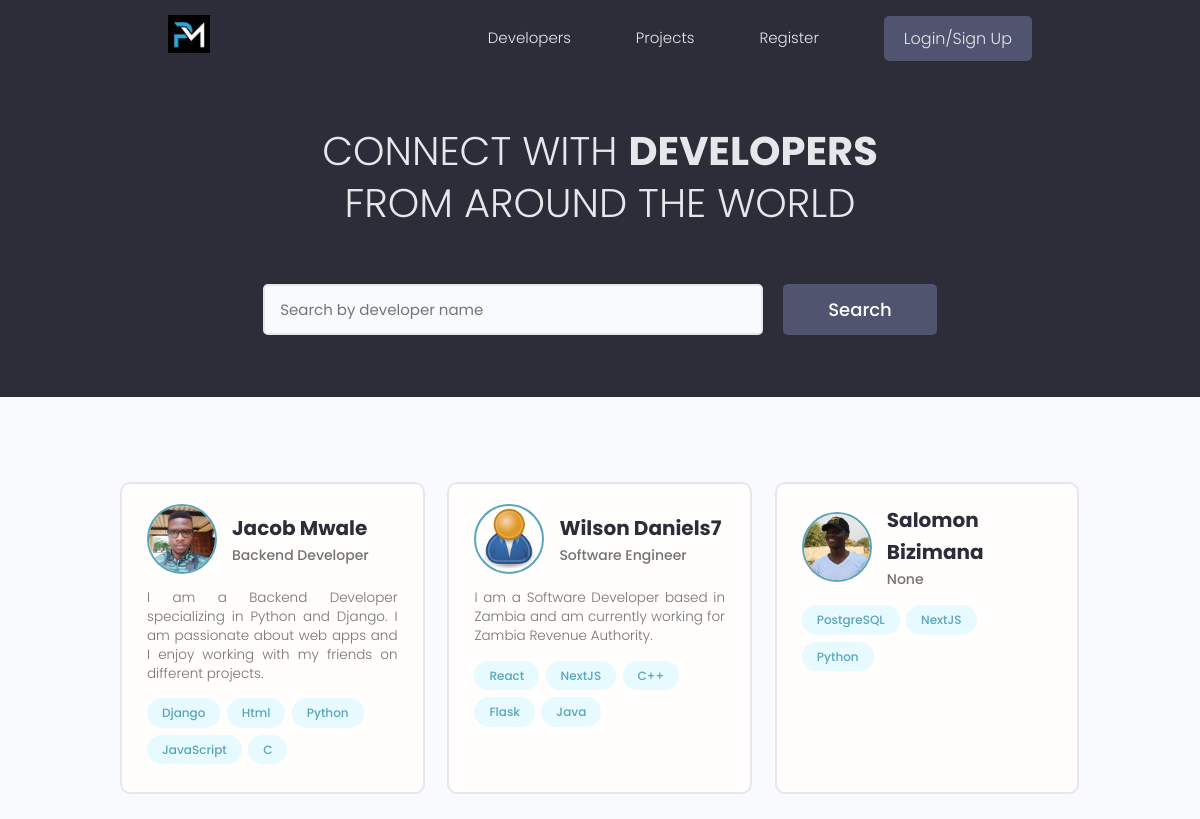
The page / on the database its author committed.
### users/models.py (models this page shows, shortened)
class Profile(models.Model):
    user = models.OneToOneField(User, on_delete=models.CASCADE, null=True, blank=True)
    name = models.CharField(max_length=200, blank=True, null=True)
    username = models.CharField(max_length=200, blank=True, null=True)
    location = models.CharField(max_length=200, blank=True, null=True)
    email = models.EmailField(max_length=500, null=True, blank=True)
    short_intro = models.CharField(max_length=200, null=True, blank=True)
    bio = models.TextField(null=True, blank=True)
    profile_image = models.ImageField(
        null=True, blank=True, upload_to="profiles/", default="profiles/user-default.png")
    social_github = models.CharField(max_length=200, blank=True, null=True)
    social_facebook = models.CharField(max_length=200, blank=True, null=True)
    social_linkedin = models.CharField(max_length=200, blank=True, null=True)
    social_twitter = models.CharField(max_length=200, blank=True, null=True)
    social_youtube = models.CharField(max_length=200, blank=True, null=True)
    social_website = models.CharField(max_length=200, blank=True, null=True)
    created = models.DateTimeField(auto_now_add=True)
    id = models.UUIDField(default=uuid.uuid4, unique=True,
                           primary_key=True, editable=False)

class Skill(models.Model):
    owner = models.ForeignKey(Profile, on_delete=models.CASCADE)
    name = models.CharField(max_length=200, blank=True, null=True)
    description = models.TextField(blank=True, null=True)
    created = models.DateTimeField(auto_now_add=True)
    id = models.UUIDField(default=uuid.uuid4, unique=True,
                           primary_key=True, editable=False)
    def __str__(self):
        return str(self.name)

### users/views.py (the view)
# urls.py: path('', views.profiles, name="profiles"),
def profiles(request):
    profiles, search_query = searchProfiles(request)
    context = {
        'profiles': profiles,
        'search_query': search_query,
    }
    return render(request, 'users/profiles.html', context)

### users/utils.py (called while the page is built)
def searchProfiles(request):
    search_query = ''
    if request.GET.get('search_query'):
        search_query = request.GET.get('search_query')
    skills = Skill.objects.filter(name__icontains=search_query)
    profiles = Profile.objects.distinct().filter(
        Q(name__icontains=search_query) |
        Q(short_intro__icontains=search_query) |
        Q(skill__in=skills))
    return profiles, search_query

### users/templates/users/profiles.html (shortened to what this page needs)
{% extends 'main.html' %}
{% block content %}
  <main class="home">
    <section class="hero-section text-center">
      <div class="container container--narrow">
        <div class="hero-section__box">
          <h2>CONNECT WITH <span>DEVELOPERS</span></h2>
          <h2>FROM AROUND THE WORLD</h2>
        </div>
        <div class="hero-section__search">
          <form class="form" action="{% url 'profiles' %}" method="get">
            <div class="form__field">
              <input class="input input--text" id="formInput#search" type="text" name="search_query"
                value="{{ search_query }}" placeholder="Search by developer name" />
            </div>
            <input class="btn btn--sub btn--lg" type="submit" value="Search" />
          </form>
        </div>
      </div>
    </section>
    <section class="devlist">
      <div class="container">
        <div class="grid grid--three">
            {% for profile in profiles %}
                <div class="column card">
                    <div class="dev">
                    <a href="{% url 'user-profile' profile.id %}" class="card__body">
                        <div class="dev__profile">
                            <img class="avatar avatar--md" src="{{ profile.profile_image.url }}" alt="image" />
                        <div class="dev__meta">
                            <h3>{{ profile.name }}</h3>
                            <h5>{{ profile.short_intro|slice:"80" }}</h5>
                        </div>
                        </div>
                        <p class="dev__info">{{ profile.bio|slice:"150"}}</p>
                        <div class="dev__skills">
                        {% for skill in profile.skill_set.all|slice:"5" %}
                            <span class="tag tag--pill tag--main">
                                <small>{{ skill }}</small>
                            </span>
                        {% endfor %}
                        </div>
                    </a>
                    </div>
                </div>
          {% endfor %}
        </div>
      </div>
    </section>
  </main>
{% endblock content %}

### static/css/app.css (style rules this page uses)
:root { --color-sub: #2d2d39; }
.btn--sub { background-color: var(--color-sub-light); }
.card { border: 2px solid var(--color-light); }
img { width: 100%; }
.hero-section { height: 40vh; display: flex; align-items: center; background-color: var(--color-sub); }
.hero-section__box { margin-bottom: 4rem; }
.hero-section__box > h2, .hero-section__box > h2 > span { font-size: 4rem; color: var(--color-light); line-height: 1.3; text-transform: uppercase; }
.hero-section__box > h2 { font-weight: 300; }
.hero-section__box > h2 > span { font-weight: 700; }
.hero-section__search > .form { display: flex; align-items: center; justify-content: center; gap: 2rem; }
.hero-section__search > .form input.input--text { width: 50rem; }
.devlist { margin-top: 8rem; }
.devlist .grid { align-items: stretch; }
.devlist .dev .dev__profile { display: flex; align-items: center; gap: 1.5rem; }
.devlist .dev .dev__meta h3 { color: var(--color-sub); font-size: 2rem; font-weight: 700; }
.devlist .dev .dev__meta h5 { color: var(--color-text); font-size: 1.4rem; font-weight: 500; }
.devlist .dev .dev__info { margin: 1.5rem 0; font-size: 1.35rem; line-height: 1.4; text-align: justify; }

### static/uikit/styles/modules/_variables.css (style rules this page uses)
:root { --color-main: #5aa5b9; --color-main-light: #e6faff; --color-sub: #3f4156; --color-sub-light: #51546e; --color-sub-lighter: #ededfd; --color-text: #737373; --color-gray: #8b8b8b; --color-light: #e5e7eb; --color-light-gray: #767676; --color-bg: #f8fafd; --color-white: #fffefd; --color-white-light: #f3f3f3; --color-success: #359e64; --color-success-bg: #def8e8; --color-error: #fc4b0b; --color-error-bg: #fff2ee; --font-base: 'Poppins', arial, helvetica, 'Segoe UI', roboto, ubuntu, sans-serif; --font-monospace: 'Fira Code', 'Courier New', courier, monospace; --font-regular: 300; --font-medium: 500; --font-bold: 700; --generic-shadow: 1px 1px 5px #00000010; --generic-transition: all 0.3s ease-in-out; }

### static/uikit/styles/modules/_base.css (style rules this page uses)
* { margin: 0; padding: 0; box-sizing: border-box; text-rendering: optimizeLegibility; color: inherit; font-size: inherit; }
html { font-size: 50%; }
@media only screen and (min-width: 480px) { html { font-size: 56.25%; } }
@media only screen and (min-width: 1200px) { html { font-size: 62.5%; } }
body { line-height: 1.6; font-weight: 400; font-size: 1.5rem; color: var(--color-text); background-color: var(--color-bg); min-height: 100vh; }

### static/uikit/styles/modules/_typography.css (style rules this page uses)
* { font-family: var(--font-base); }
h2 { font-size: 3.6rem; font-weight: var(--font-bold); }
h3 { font-size: 3.2rem; font-weight: var(--font-medium); }
h5 { font-size: 2.4rem; font-weight: var(--font-medium); }
h5, h6 { font-weight: var(--font-regular); }
p, span, strong { font-size: 1.6rem; color: var(--color-text); font-weight: var(--font-regular); }
a { padding-bottom: 2px; text-decoration: none; display: inline-block; color: var(--color-main); font-weight: var(--font-medium); }

### static/uikit/styles/modules/_utilities.css (style rules this page uses)
.container { width: 92%; max-width: 165rem; margin: 0 auto; box-sizing: border-box; }
.container--narrow { width: 92%; max-width: 120rem; }
@media screen and (min-width: 1000px) { .container { width: 90%; } }
@media screen and (min-width: 1000px) { .container--narrow { width: 85%; } }
@media screen and (min-width: 1200px) { .container { width: 80%; } }
@media screen and (min-width: 1200px) { .container--narrow { width: 72%; } }
.text-center { text-align: center; }

### static/uikit/styles/modules/_avatar.css (style rules this page uses)
.avatar { border-radius: 50%; border: 2px solid var(--color-main); object-fit: cover; }
.avatar--md { height: 7rem; width: 7rem; }

### static/uikit/styles/modules/_button.css (style rules this page uses)
.btn { display: inline-block; position: relative; cursor: pointer; background-color: var(--color-light); font-weight: var(--font-medium); color: var(--color-sub); text-decoration: none; padding: 1rem 2rem; border-radius: 0.5rem; border: none; width: -webkit-fit-content; width: -moz-fit-content; width: fit-content; height: -webkit-fit-content; height: -moz-fit-content; height: fit-content; font-size: 1.6rem; outline-width: 0; outline-color: transparent; -webkit-backface-visibility: hidden; backface-visibility: hidden; transition: all 0.3s ease-in-out; }
.btn--sub { background-color: var(--color-sub); color: var(--color-white); }
.btn--lg { font-size: 1.8rem; padding: 1.2rem 4.5rem; }

### static/uikit/styles/modules/_card.css (style rules this page uses)
.card { border-radius: 1rem; background-color: var(--color-white); border: 1.5px solid var(--color-light); width: auto; height: auto; margin-top: 0.5rem; margin-bottom: 0.5rem; overflow: hidden; }
.card__body, .card__header { padding: 2rem 2.5rem; }

### rows shown on the page
Profile: profile_image (picture), name "Jacob Mwale", short_intro "Backend Developer", bio "I am a Backend Developer specializing in Python and Django. I am passionate about web apps and I enjoy working with my friends on different projects."
Skill: name "Django"
Skill: name "Html"
Skill: name "Python"
Skill: name "JavaScript"
Skill: name "C"
Profile: profile_image (placeholder picture), name "Wilson Daniels7", short_intro "Software Engineer", bio "I am a Software Developer based in Zambia and am currently working for Zambia Revenue Authority."
Skill: name "React"
Skill: name "NextJS"
Skill: name "C++"
Skill: name "Flask"
Skill: name "Java"
Profile: profile_image (picture), name "Salomon Bizimana", short_intro "None"
Skill: name "PostgreSQL"
Skill: name "NextJS"
Skill: name "Python"
